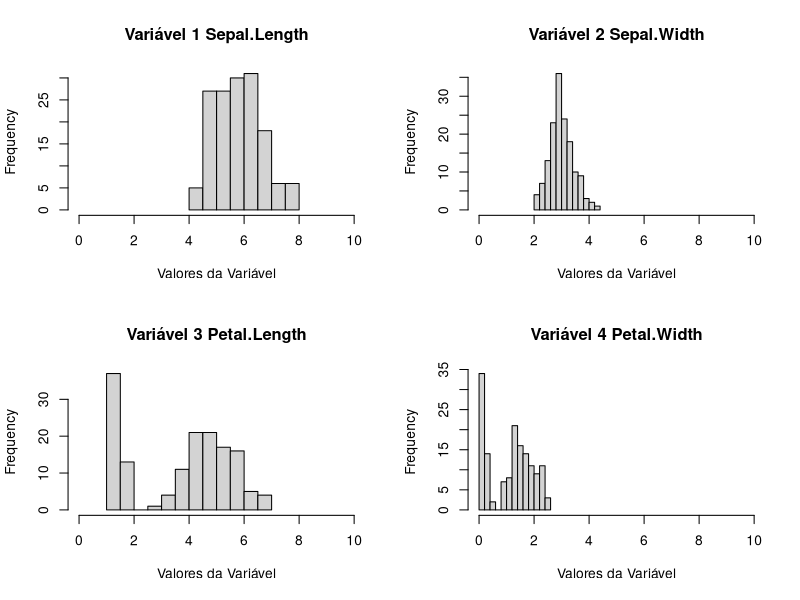

Recreate this plot in R.
# função com estrutura condicional e de repetição
f <- function(nro) {
  if(nro < 100) {
    for(i in 1:nro) {
      cat("Hello, world!\n")
    }
  } else {
    cat("Tá de brincadeira imprimir isso tudo")
  }
}

f(3)
f(100)


verificarNome <- function(nome){
  if(nome == 'iris'){
    par(mfrow = c(2, 2))
    for (i in 1:4) {
      x <- iris[ , i]
      hist(x,
           main = paste("Variável", i, names(iris)[i]), 
           xlab = "Valores da Variável", 
           xlim = c(0, 10)) 
    }
  }else{
    cat("Nome errado")
  }
}

verificarNome('iris')
verificarNome('AirPassengers')



